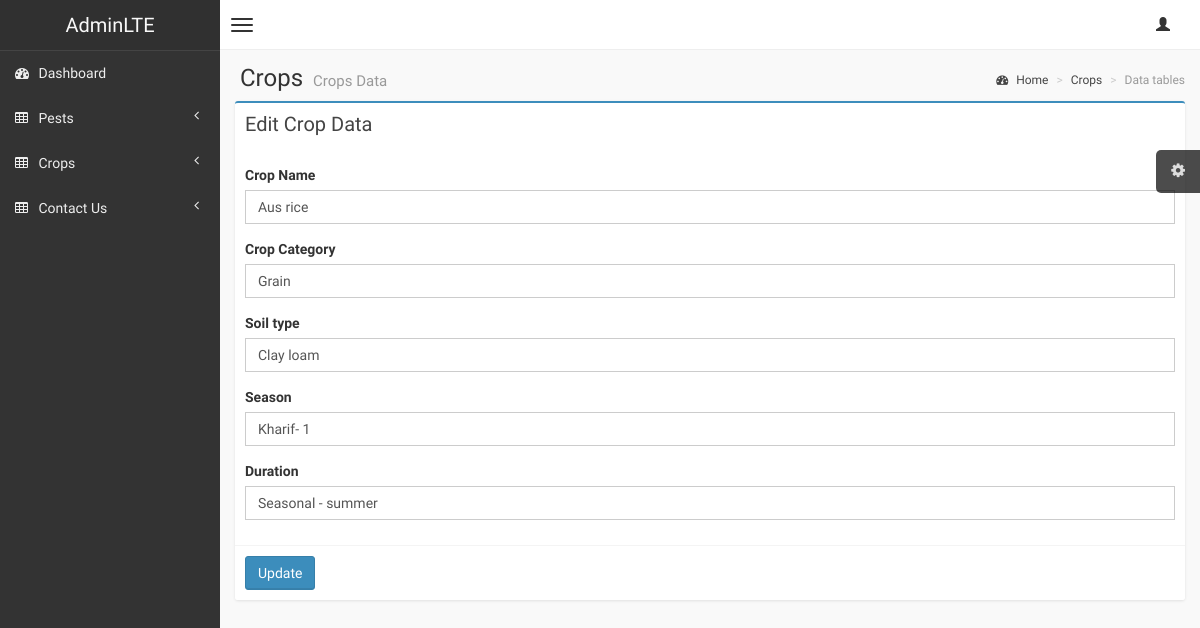
/admin/crop_edit.php?edit=5, run on an earlier commit of the app's database.
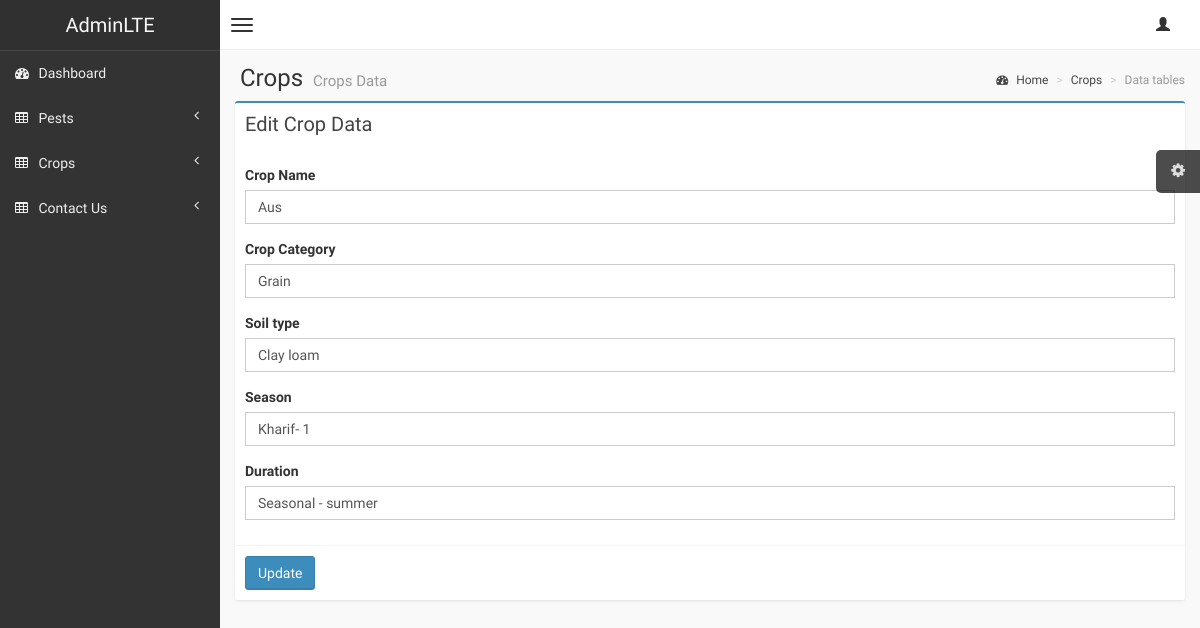
And on a later commit of the database.
### tables this page shows
CREATE TABLE `crop_lists` (
  `cropList_id` int(11) NOT NULL,
  `crop_name` varchar(50) NOT NULL,
  `crop_category` varchar(50) NOT NULL,
  `soil_type` varchar(50) NOT NULL,
  `season` varchar(20) NOT NULL,
  `duration` varchar(50) NOT NULL,
  `created_at` timestamp NOT NULL DEFAULT current_timestamp() ON UPDATE current_timestamp()
);

### admin/crop_edit.php (the view, shortened to what the changed rows need)
<!DOCTYPE html>
<html>
<head>
    <link href="css/bootstrap.min.css" rel="stylesheet" type="text/css" />
    <link href="css/font-awesome.min.css" rel="stylesheet" type="text/css" />
    <link href="css/datatables/dataTables.bootstrap.css" rel="stylesheet" type="text/css" />
    <link href="css/AdminLTE.css" rel="stylesheet" type="text/css" />
    <?php
$conn = connect();
if (isset($_GET['edit'])){
    $id = $_GET['edit'];
    $sql= "SELECT * FROM crop_lists WHERE cropList_id=$id";
    $result = $conn->query($sql);
    $row = $result-> fetch_assoc();
    $crop_name = $row['crop_name'];
    $crop_category = $row['crop_category'];
    $soil_type = $row['soil_type'];
    $season = $row['season'];
    $duration = $row['duration'];
}
?>
</head>
<body class="skin-black">
    <div class="wrapper row-offcanvas row-offcanvas-left">
        <aside class="right-side">
            <section class="content-header">
                <h1>
                    Crops
                    <small>Crops Data</small>
                </h1>
            </section>
            <section class="col-lg-12 col-md-12 connectedSortable">
                <div class="box box-primary">
                    <form role="form" onsubmit="return nullcheck();" method="POST">
                        <div class="box-body">
                            <div class="form-group">
                                <label for="crop_name">Crop Name</label>
                                <input type="text" class="form-control" id="crop_name" name="crop_name"
                                    placeholder="Enter Crop Name" value="<?=$crop_name; ?>">
                            </div>
                            <div class="form-group">
                                <label for="crop_category">Crop Category</label>
                                <input type="text" class="form-control" id="crop_category" name="crop_category"
                                    placeholder="Enter Crop Category" value="<?=$crop_category; ?>">
                            </div>
                            <div class="form-group">
                                <label for="soil_type">Soil type</label>
                                <input type="text" class="form-control" id="soil_type" name="soil_type"
                                    placeholder="Enter Soil type" value="<?=$soil_type; ?>">
                            </div>
                            <div class="form-group">
                                <label for="season">Season</label>
                                <input type="text" class="form-control" id="season" name="season"
                                    placeholder="Enter Season" value="<?=$season; ?>">
                            </div>
                            <div class="form-group">
                                <label for="duration">Duration</label>
                                <input type="text" class="form-control" id="duration" name="duration"
                                    placeholder="Enter Duration" value="<?=$duration; ?>">
                            </div>
                        </div>
                    </form>
                </div>
            </section>
        </aside>
    </div>
</body>
</html>

What changed in the data, as far as the page shows it:
changed crop_lists "Grain": crop_name "Aus rice" → "Aus"
